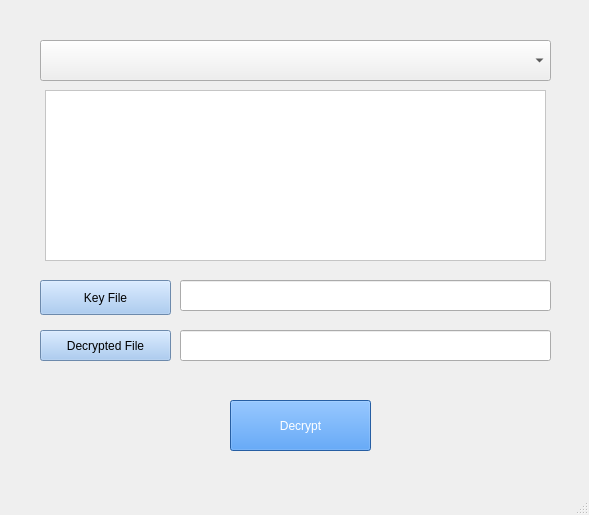
<?xml version="1.0" encoding="UTF-8"?>
<ui version="4.0">
 <class>MainWindow</class>
 <widget class="QMainWindow" name="MainWindow">
  <property name="geometry">
   <rect>
    <x>0</x>
    <y>0</y>
    <width>589</width>
    <height>515</height>
   </rect>
  </property>
  <property name="windowTitle">
   <string>MainWindow</string>
  </property>
  <widget class="QWidget" name="centralwidget">
   <widget class="QLineEdit" name="lineEdit_keyfile">
    <property name="geometry">
     <rect>
      <x>180</x>
      <y>280</y>
      <width>371</width>
      <height>31</height>
     </rect>
    </property>
   </widget>
   <widget class="QPushButton" name="pushButton_decrypt">
    <property name="geometry">
     <rect>
      <x>230</x>
      <y>400</y>
      <width>141</width>
      <height>51</height>
     </rect>
    </property>
    <property name="styleSheet">
     <string notr="true">background-color: rgb(53, 132, 228);
color: rgb(255, 255, 255);</string>
    </property>
    <property name="text">
     <string>Decrypt</string>
    </property>
   </widget>
   <widget class="QPushButton" name="pushButton_keyfile">
    <property name="geometry">
     <rect>
      <x>40</x>
      <y>280</y>
      <width>131</width>
      <height>35</height>
     </rect>
    </property>
    <property name="styleSheet">
     <string notr="true">background-color: rgb(153, 193, 241);</string>
    </property>
    <property name="text">
     <string>Key File</string>
    </property>
   </widget>
   <widget class="QPushButton" name="pushButton_decryptedfile">
    <property name="geometry">
     <rect>
      <x>40</x>
      <y>330</y>
      <width>131</width>
      <height>31</height>
     </rect>
    </property>
    <property name="styleSheet">
     <string notr="true">background-color: rgb(153, 193, 241);</string>
    </property>
    <property name="text">
     <string>Decrypted File</string>
    </property>
   </widget>
   <widget class="QComboBox" name="comboBox_table">
    <property name="geometry">
     <rect>
      <x>40</x>
      <y>40</y>
      <width>511</width>
      <height>41</height>
     </rect>
    </property>
   </widget>
   <widget class="QLineEdit" name="lineEdit_decryptedfile">
    <property name="geometry">
     <rect>
      <x>180</x>
      <y>330</y>
      <width>371</width>
      <height>31</height>
     </rect>
    </property>
   </widget>
   <widget class="QScrollArea" name="scrollArea">
    <property name="geometry">
     <rect>
      <x>45</x>
      <y>90</y>
      <width>501</width>
      <height>171</height>
     </rect>
    </property>
    <property name="styleSheet">
     <string notr="true">background-color: rgb(255, 255, 255);</string>
    </property>
    <property name="widgetResizable">
     <bool>true</bool>
    </property>
    <widget class="QWidget" name="scrollAreaWidgetContents">
     <property name="geometry">
      <rect>
       <x>0</x>
       <y>0</y>
       <width>499</width>
       <height>169</height>
      </rect>
     </property>
     <layout class="QVBoxLayout" name="verticalLayout_scrollArea"/>
    </widget>
   </widget>
  </widget>
  <widget class="QMenuBar" name="menubar">
   <property name="geometry">
    <rect>
     <x>0</x>
     <y>0</y>
     <width>589</width>
     <height>22</height>
    </rect>
   </property>
  </widget>
  <widget class="QStatusBar" name="statusbar"/>
 </widget>
 <resources/>
 <connections/>
</ui>
